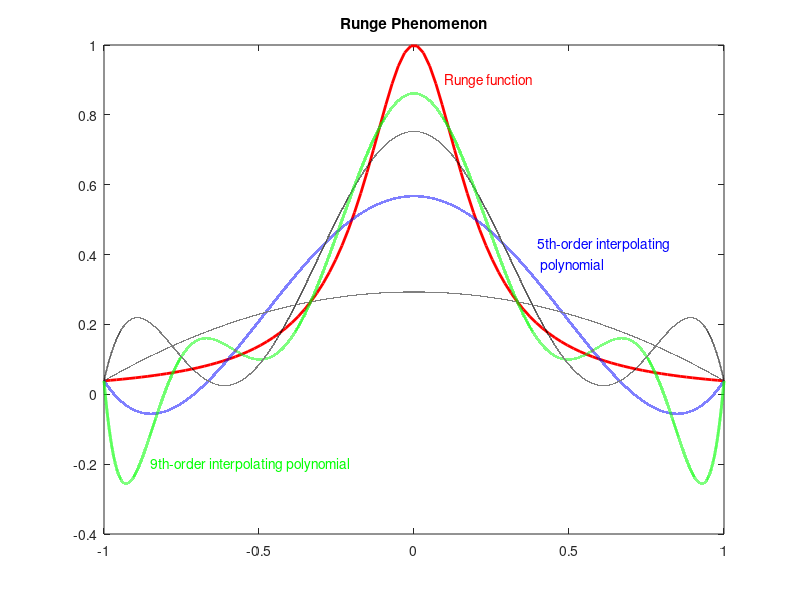

Here is the MATLAB script that generated this plot:
function runge
%
%%%%%%%%%%%%%%%%%%%%% xi and yi function declaration
%
xi=inline('-1+(2*(x-1)/n)'); %when call argnames(xi) it will shows arg are x, n
                             %so when evaluate value for xi need to
                             %arguments xi(n,x)
yi=inline('1/(1+25*(x^2))');

%
%%%%%%%%%%%%%% plot Runge Function
%
axis([-1 1 -1 2]);  %to print x and y axis maximum value
numX=100;           %the maximum point for drawing runge function curve
for i=1:numX        %to draw curve for runge function with 100 points
        xValue(i)=xi(numX-1,i);
        yValue(i)=yi(xValue(i));
end
plot(xValue,yValue,'r','linewidth',2)
text(0.1,0.9,'Runge function','color','r')
hold on 
xValue=0; yValue=0;

%
%%%%%%%%%%%%%% polynomial fitting interpolating
%
for numPoint=2:5
    n=2*numPoint;   %starting from 2 points
    f=0; xValue=0; yValue=0;
    for i=1:n
        xValue(i)=xi(n-1,i);    %where n-1 is for xi(n) and i for xi(x)
        yValue(i)=yi(xValue(i));
    end
    p=polyfit(xValue,yValue,n-1);
    x=[-1:0.00001:1];
    f=polyval(p,x);
    % special drawing for 5 and 9 times polynomial
    switch(numPoint)
        case 3  %5th-order interpolating polynomial
            plot(x,f,'b','linewidth',2)
            text(0.4,0.4,{'5th-order interpolating',' polynomial'},'color','b')
            continue
        case 5  %9th-order interpolating polynomial
            plot(x,f,'g','linewidth',2) 
            text(-0.85,-0.2,'9th-order interpolating polynomial','color','g')
            continue
    end
    plot(x,f,'k','linewidth',1)
end
title('Runge Phenomenon')
hold off